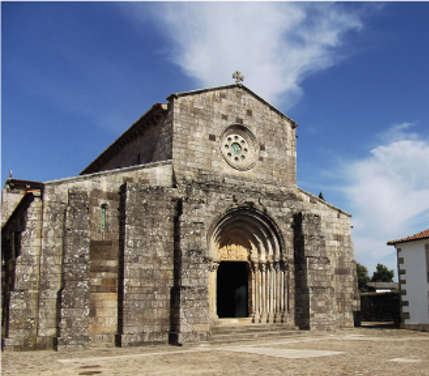
#> input picture src/Images/complexity/01.png, 429 x 376 px, found by its file name; its folder holds only this picture in this run
$ python ImageComplexity.py
#> lines starting #> are read from the running program, lines starting #| are printed output that depends on the picture; after the words box and inside, x2 and y2 are one past the last pixel; in counts of white or black regions, pixels touching at a corner belong together; long printed decimals are rounded
import cv2
import numpy as np
import os

def calculate_complexity(image_path, threshold_low=100, threshold_high=200):
    # Load the image
#> called with threshold_low = 100, threshold_high = 200
    image = cv2.imread(image_path, cv2.IMREAD_GRAYSCALE)
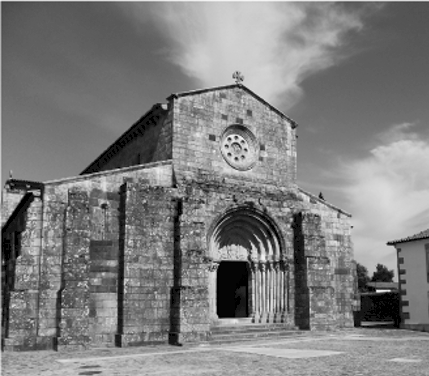
#> image: shape (376, 429); min 0, max 247, mean 126.7

    # Apply Gaussian blur to reduce noise (optional)
    blurred = cv2.GaussianBlur(image, (5, 5), 0)
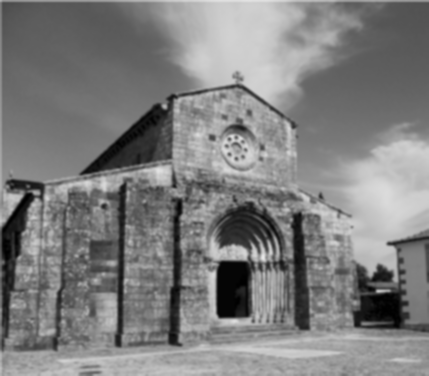
#> blurred: shape (376, 429); min 0, max 231, mean 126.6

    # Apply Canny edge detection
    edges = cv2.Canny(blurred, threshold_low, threshold_high)
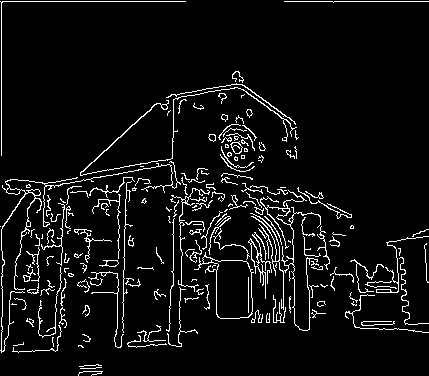
#> edges: shape (376, 429); 6.2% white in thin lines or dots

    # Calculate complexity score based on edge density
    edge_density = np.count_nonzero(edges) / (edges.shape[0] * edges.shape[1])
#> edge_density = 0.0616

    return edge_density

"""%image_path = 'C:/Users/arqfa/Downloads/test2.png'  # Replace with the actual PNG image path
complexity_score = calculate_complexity(image_path)

print("Complexity Score:", complexity_score)"""

input_folder = 'C:/Users/arqfa/Downloads/complexity'  # Replace with the folder path
output_folder = 'C:/Users/arqfa/Downloads/complexity'  # Replace with the folder where you want to save results

# Iterate through all images in the input folder
for filename in os.listdir(input_folder):
    if filename.endswith(".png"):
        image_path = os.path.join(input_folder, filename)
        complexity_score = calculate_complexity(image_path)
#> complexity_score = 0.0616

        # Create a result string
        result_string = f"{filename} complexity score: {complexity_score}"

        # Print the result
        print(result_string)
#| 01.png complexity score: 0.06155

        # Save the result to a text file in the output folder
        result_file_path = os.path.join(output_folder, f"{filename.split('.')[0]}_result.txt")
        with open(result_file_path, 'w') as result_file:
            result_file.write(result_string)
